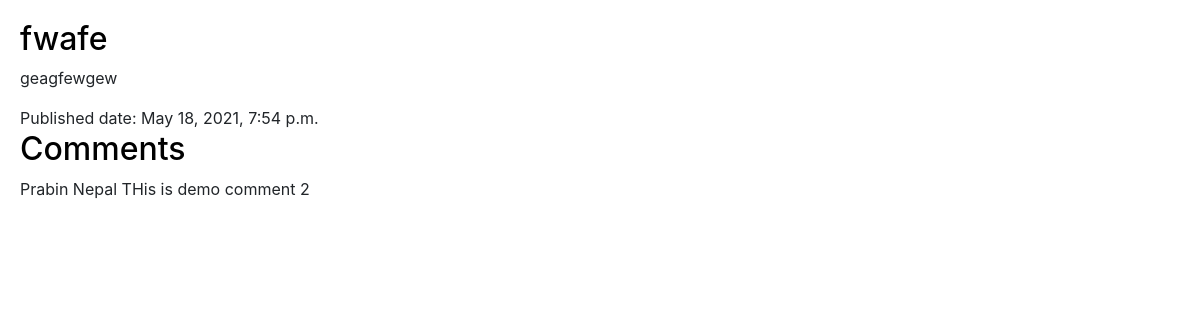
Screenshot of /blog/post/9/ with the database file from the repository.
### blog/models.py (models this page shows, shortened)
class Post(models.Model):
    author = models.ForeignKey(settings.AUTH_USER_MODEL, on_delete=models.CASCADE)
    title = models.CharField(max_length=200)
    text = models.TextField()
    created_date = models.DateTimeField(default=timezone.now)
    published_date = models.DateTimeField(blank=True, null=True)
    class Meta:
        ordering = ['-id']

class Comment(models.Model):
    post = models.ForeignKey(Post,on_delete=models.CASCADE, related_name='comments')
    name = models.CharField(max_length=80)
    email = models.EmailField()
    body = models.TextField()
    created_on = models.DateTimeField(auto_now_add=True)
    active = models.BooleanField(default=True)
    class Meta:
        ordering = ['created_on']

### blog/views.py (the view)
# urls.py: path('post/<int:pk>/', views.post_detail, name='post_detail'),
def post_detail(request, pk):
    post = get_object_or_404(Post, pk=pk)
    comments = post.comments.filter(active=True)
    new_comment = None
    if request.method == 'POST':
        comment_form = CommentForm(request.POST)
        if comment_form.is_valid():
            new_comment = comment_form.save(commit=False)
            new_comment.post = post
            new_comment.save()
    else:
        comment_form = CommentForm()
    return render(request, 'post_detail.html', {'post':post, 'comments': comments, 'new_comment':new_comment, 'comment_form':comment_form })

### blog/templates/post_detail.html
{% extends 'base.html' %}
    {% block body %}
        <article>
            <h2>{{ post.title }}</h2>
            <p>{{ post.text }}</p>
            <time>Published date: {{post.published_date}}</time>
        </article>
    <h2>Comments</h2>
    {% for comment in comments %}
        {{comment.name}}
        {{comment.body}}
    {% endfor %}
{% endblock %}

### blog/static/css/blog.css (style rules this page uses)
h2, a { color: black; }
body { padding: 20px; }

### rows the page displays
Post: title "fwafe", text "geagfewgew", published_date "May 18, 2021, 7:54 p.m."
Comment: name "Prabin Nepal", body "THis is demo comment 2"
